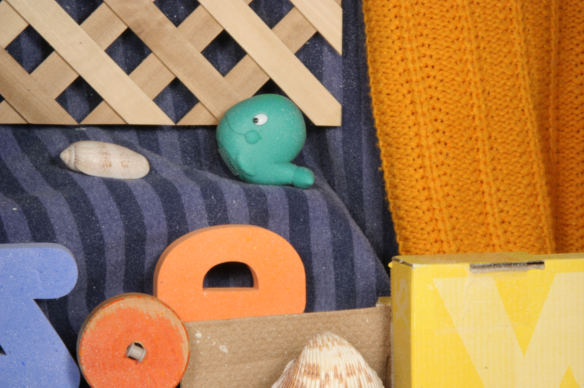
#> input picture CAS CS 585/Lab/Lab8/RubberWhale/frame07.png, 584 x 388 px; its folder holds 4 pictures in this run
$ jupyter execute lab8.ipynb
#> lines starting #> are read from the running program, lines starting #| are printed output that depends on the picture
## **Lab 8**

In this lab, we will learn how to compute the optical flow of a sequence of video frames using the Lucas-Kanade differential method. We have provided two datasets (Hydrangea and RubberWhale) along with the python notebook for this lab. Please place them in the same directory as your jupyter notebook.

[cell 1]
import cv2
import numpy as np

from glob import glob
from typing import List
from scipy import signal as sig
from numpy.lib.stride_tricks import sliding_window_view
from tqdm import tqdm
from matplotlib import pyplot as plt
plt.ioff()

[cell 2]
# data taken from https://vision.middlebury.edu/flow/data/
# Get frames in order
frames_pths = sorted(glob('./RubberWhale/*'))

[cell 3]
frames_pths

[cell 4]
frames = [cv2.imread(pth) for pth in frames_pths]
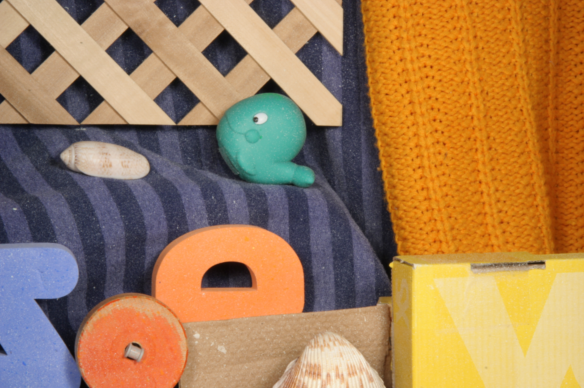
#> input picture CAS CS 585/Lab/Lab8/RubberWhale/frame08.png, 584 x 388 px
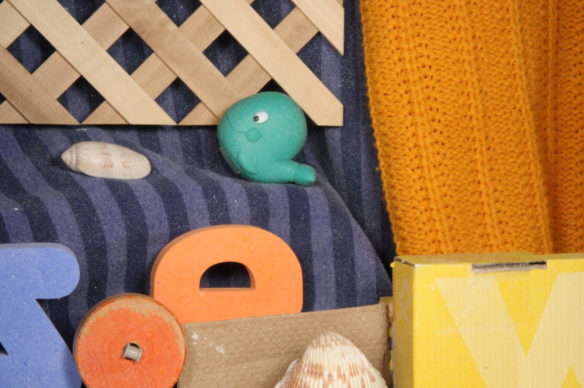
#> input picture CAS CS 585/Lab/Lab8/RubberWhale/frame09.png, 584 x 388 px
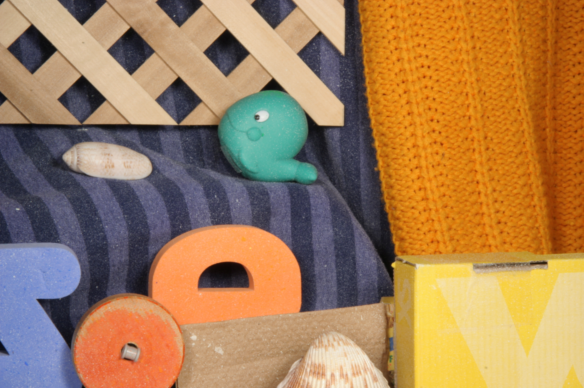
#> input picture CAS CS 585/Lab/Lab8/RubberWhale/frame10.png, 584 x 388 px
#> frames = 4 items

[cell 5]
def displayImage(img: np.array, window_name: str = "Display window")-> None:
    '''
        Display an image in a numpy array using cv2


        :param img: Image to display stored in a numpy array
        :param window_name: Name to display on the window
    '''

    cv2.namedWindow(window_name, cv2.WINDOW_AUTOSIZE)
    cv2.imshow(window_name, img)
    # Wait for a key event infinitely
    cv2.waitKey(0)

    # Close all open windows
    cv2.destroyAllWindows()
    # For mac users, uncomment the following line
    cv2.waitKey(1)

[cell 6]
def displayFrames(frames: List[np.array], window_name: str = "Display window")-> None:
    '''
        Display frames stored in a list using cv2

        :param frames:  Frames to display stored in a list
        :param window_name: Name to display on the window
    '''
#> called with window_name = 'Display window'

    cv2.namedWindow(window_name, cv2.WINDOW_AUTOSIZE)

    for frame in frames:
        cv2.imshow(window_name, frame)
        # Wait for a key event infinitely
        cv2.waitKey(0)
#> this loop made 4 passes


    # Close all open windows
    cv2.destroyAllWindows()
    # For mac users, uncomment the following line
    cv2.waitKey(1)

[cell 7]
displayFrames(frames)

[cell 8]
def ColorFlow(flow: np.array)->np.array:
    '''
    https://github.com/opencv/opencv/blob/3.4/samples/python/tutorial_code/video/optical_flow/optical_flow_dense.py

    The function takes a 2-channel array with optical flow vectors, (u,v) as input, finds their magnitude and
    direction and color codes the result for better visualization. Direction corresponds to Hue value of the image.
    Magnitude corresponds to Value plane.

    :param flow: Dense optical flow in HxWx2 format
    '''


    hsv = np.zeros((flow.shape[0], flow.shape[1], 3), dtype='uint8')
    hsv[..., 1] = 255

    mag, ang = cv2.cartToPolar(flow[..., 0], flow[..., 1])
    hsv[..., 0] = ang*180/np.pi/2
    hsv[..., 2] = cv2.normalize(mag, None, 0, 255, cv2.NORM_MINMAX)
    bgr = cv2.cvtColor(hsv, cv2.COLOR_HSV2BGR)

    return bgr


def QuiverFlow(flow:np.array, step: int=5):
    '''
        Plots a quiver plot using the flow vecgtors

        :param flow: Dense optical flow in HxWx2 format
        :step: Step size to ignore
    '''

    fig = plt.figure()
    plt.quiver(np.arange(0, flow.shape[1], step), np.arange(flow.shape[0], -1, -step),
               flow[::step, ::step, 0], flow[::step, ::step, 1])
    fig.canvas.draw()
    # flow = np.frombuffer(fig.canvas.tostring_rgb(), dtype=np.uint8)
    flow = np.frombuffer(fig.canvas.buffer_rgba(), dtype=np.uint8)
    flow = flow.reshape(fig.canvas.get_width_height()[::-1] + (4,))
    flow = flow[..., :3]  #  Only useRGB from RGBA
    # flow = flow.reshape(fig.canvas.get_width_height()[::-1] + (3,))

    return flow

Recall that the Lucas-Kanada method assumes that the flow is essentially constant in a local neighbourhood of the pixel under consideration, and solves the basic optical flow equations for all the pixels in that neighbourhood, by the least squares criterion. To begin, we can formulate the following equations $A$ and $b$ as shown below. Finally, we can compute the solution for $u$ and $v$ as: $(A^T A)^{-1} A^T b $.

[cell 9]
def LucasKanade(img1: np.array, img2: np.array)->np.array:
    '''
    Takes two consecutive frames from a video and computes Optical flow using LucasKanade algorithm.

    :param img1: frame at t-1
    :param img2: frame at t
    '''

    #Converts BGR images to Grayscale
    toGray = lambda img: cv2.cvtColor(img, cv2.COLOR_BGR2GRAY) #

    #Flattens last two dimensions in a 4D array
    flattenLast = lambda img: np.reshape(img, (img.shape[0], img.shape[1], -1))

    # Flattens first two dimension in a 3D array
    flattenFirst = lambda img: np.reshape(img, (-1, img.shape[-1]))

    # Step - 1
    ## Compute the X, Y and time gradients for the images

    ## kernel for x derivative
    dX = np.array([[1, 0, -1]])

    ## Kernel for y derivative
    dY = dX.T

    ## convert images to grayscale and apply gaussian blur (hint: use cv2.GaussianBlur with a kernel size of 5 and horizontal std of 0.5)
    img1 = toGray(img1) # convert img1 to grayscale
    img2 = toGray(img2) # convert img2 to grayscale
    img1 = cv2.GaussianBlur(img1, (5, 5), 0.5) # smooth img1 with gaussian blur
    img2 = cv2.GaussianBlur(img2, (5, 5), 0.5) # smooth img2 with gaussian blur

    ## Get X, Y and t derivatives
    Ix = sig.convolve2d(img2, dX, mode='same')
    Iy = sig.convolve2d(img2, dY, mode='same')
    It = img2-img1

    # Step - 2
    # Take a 3x3 region around each pixel and setup the matrices to solve for U and V at each pixel (hint: call the imported sliding_window_view function)

    # Gets Sliding windows of size 3x3 for the dervatives
    Ix = sliding_window_view(Ix, (3, 3)) # Compute derivatives with sliding windows of size 3 x 3 -> [H-2,W-2,3,3]
    Iy = sliding_window_view(Iy, (3, 3)) # Compute derivatives with sliding windows of size 3 x 3
    It = sliding_window_view(It, (3, 3)) # Compute derivatives with sliding windows of size 3 x 3

    # Flatten for broadcasting matrix multiplications (hint: call the flattenLast function before the flattenFirst function on each matrix)
    Ix = flattenFirst(flattenLast(Ix)) #->[(H-2)x(W-2), 3X3]
    Iy = flattenFirst(flattenLast(Iy))
    It = flattenFirst(flattenLast(It))

    # Setup the equations
    A = np.stack((Ix, Iy), axis=-1) # stack Ix and Iy -> [(H-2)x(W-2), 9, 2]
    At = np.transpose(A, (0, 2, 1))  # compute transpose of A
    It = It[..., np.newaxis]   # create a new axis at the end

    # Step - 3
    # compute flow for each pixel in the frame,  color it and return
    Ainv = At @ A # computes (A^T)A
    buf = At @ (-It) # computes (A^T)b
    flow = np.linalg.pinv(Ainv) @ buf  # computes final optical flow values (hint: remember to negate your values in buf!)
    flow = np.reshape(flow[:, :, 0], (img1.shape[0]-2, img1.shape[1]-2, 2))

    return QuiverFlow(flow)
    # return ColorFlow(flow)

[cell 10]
# Compute optical flows with Lucas Kanade

flows = []
for i in tqdm(range(len(frames[:-1]))):
    flows.append(LucasKanade(frames[i], frames[i+1]))
#> this loop made 3 passes
#> pass 1, in LucasKanade, `img1 = toGray(img1)`:
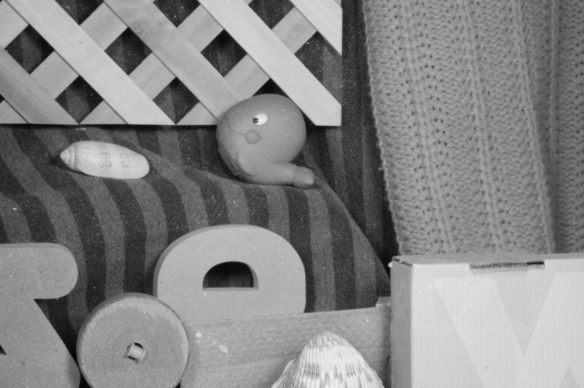
#> img1: shape (388, 584); min 6, max 243, mean 133
#> pass 1, in LucasKanade, `img2 = toGray(img2)`:
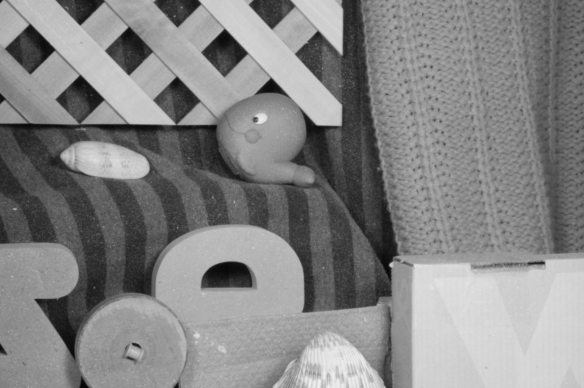
#> img2: shape (388, 584); min 6, max 242, mean 132.9
#> after the loop, flows = 3 items
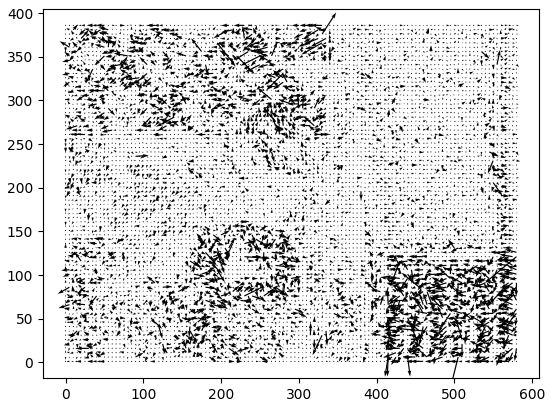
#> figure drawn by matplotlib, 1 panel
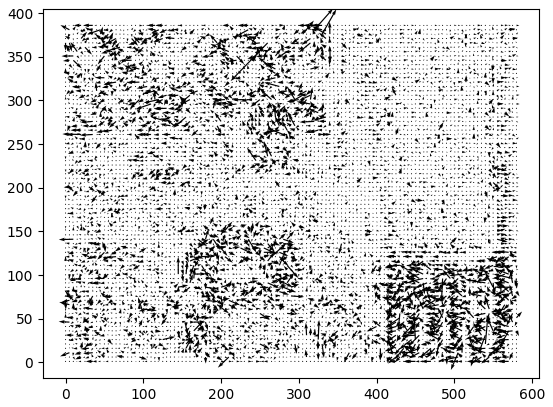
#> figure drawn by matplotlib, 1 panel
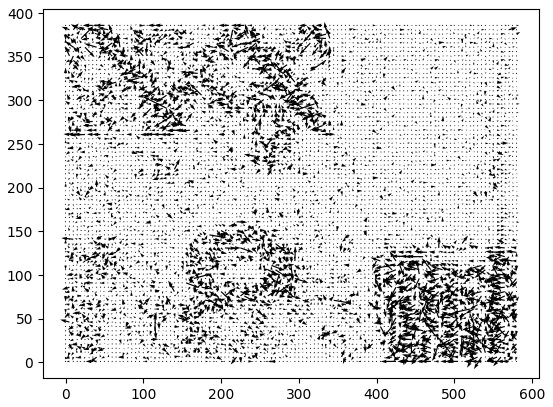
#> figure drawn by matplotlib, 1 panel

[cell 11]
displayFrames(flows)
#> the loop in displayFrames (call 2), `for frame in frames:` made 3 passes
#> pass 1, in displayFrames (call 2), `cv2.imshow(window_name, frame)`:
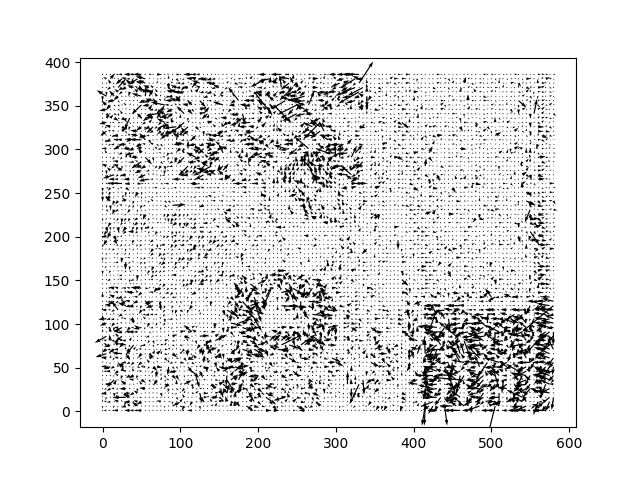
#> window 'Display window': shape (480, 640, 3); min 0, max 255, mean 227.5
#> pass 2, in displayFrames (call 2), `cv2.imshow(window_name, frame)`:
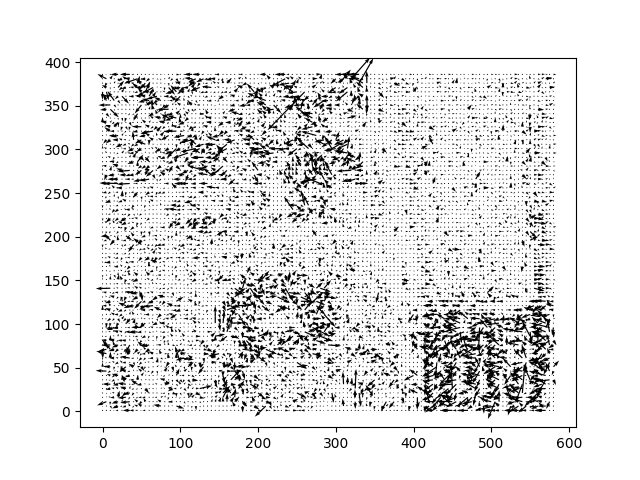
#> window 'Display window': shape (480, 640, 3); min 0, max 255, mean 227.4
